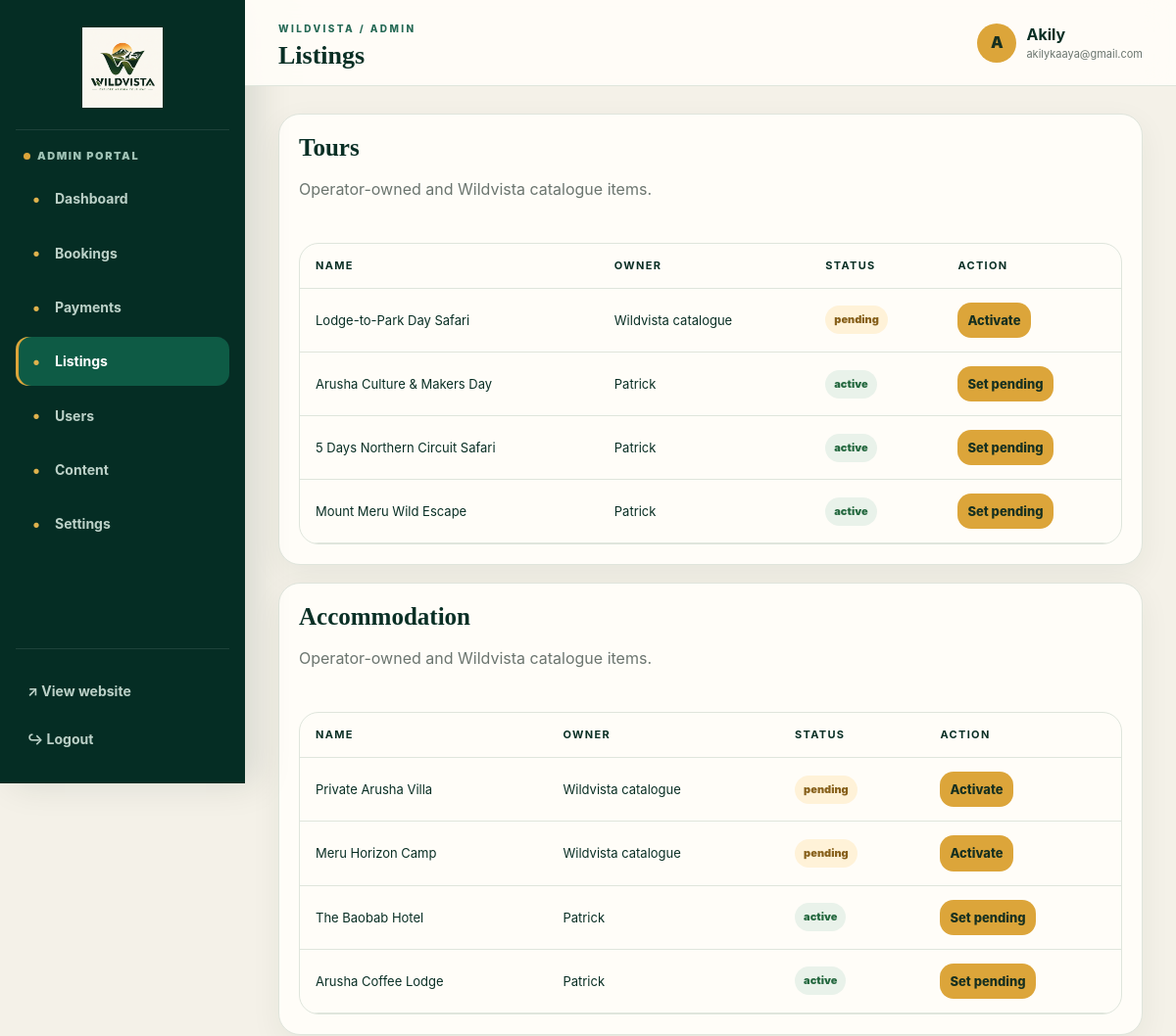
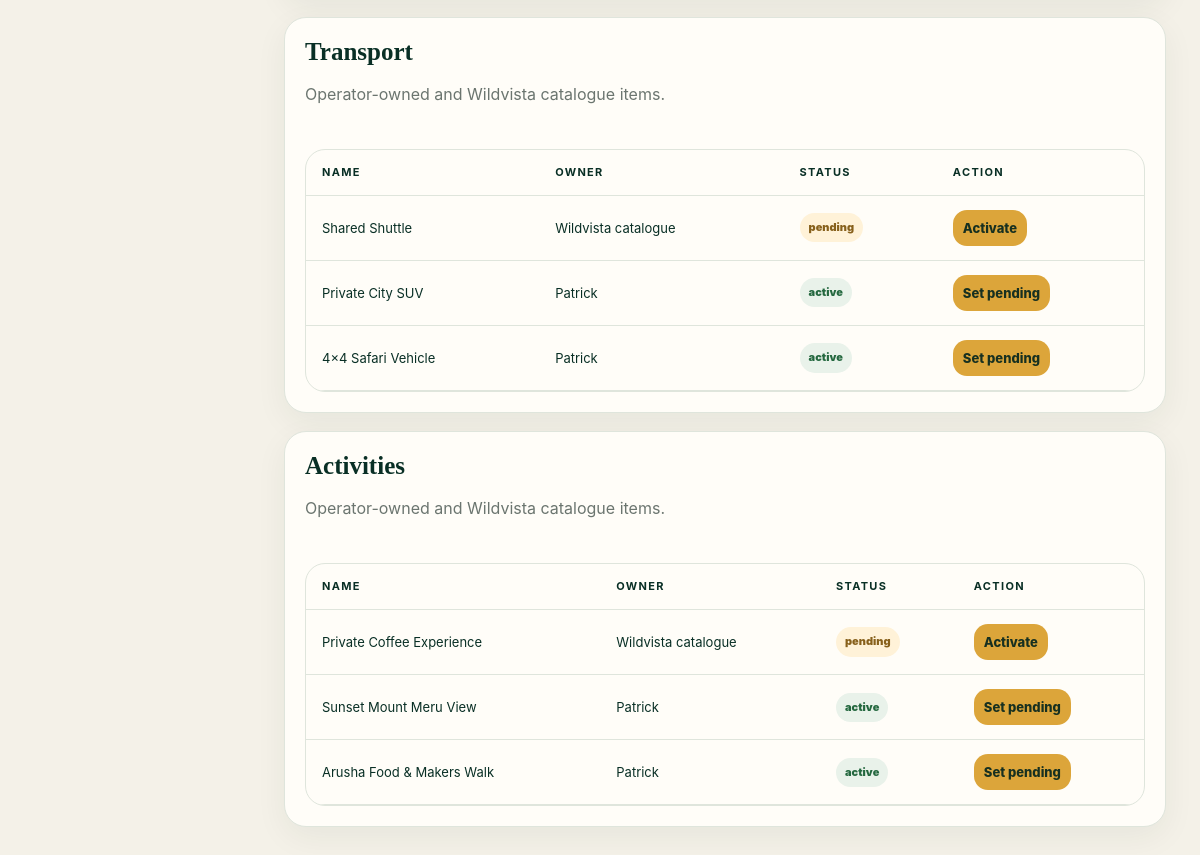
The app's page /Older/Cached/admin/index.php?tab=listings (signed in) with its own data (2 pictures, top to bottom).
### tables this page shows
CREATE TABLE users (
 id INT AUTO_INCREMENT PRIMARY KEY,
 name VARCHAR(120) NOT NULL,
 email VARCHAR(190) NOT NULL UNIQUE,
 phone VARCHAR(40) NULL,
 password_hash VARCHAR(255) NOT NULL,
 role ENUM('admin','operator','customer') NOT NULL DEFAULT 'customer',
 status ENUM('active','pending','suspended') NOT NULL DEFAULT 'active',
 created_at DATETIME NOT NULL DEFAULT CURRENT_TIMESTAMP
);

CREATE TABLE tours (
 id INT AUTO_INCREMENT PRIMARY KEY,
 operator_id INT NULL,
 destination_id INT NULL,
 title VARCHAR(180) NOT NULL,
 slug VARCHAR(200) NOT NULL UNIQUE,
 short_description VARCHAR(255) NOT NULL,
 description TEXT NOT NULL,
 duration_days INT NOT NULL DEFAULT 1,
 base_price DECIMAL(12,2) NOT NULL DEFAULT 0,
 price_type ENUM('per_person','per_group') NOT NULL DEFAULT 'per_person',
 max_guests INT NOT NULL DEFAULT 6,
 image VARCHAR(255) NULL,
 status ENUM('active','pending','draft','rejected') NOT NULL DEFAULT 'pending',
 featured TINYINT(1) NOT NULL DEFAULT 0,
 created_at DATETIME NOT NULL DEFAULT CURRENT_TIMESTAMP,
 FOREIGN KEY(operator_id) REFERENCES users(id) ON DELETE SET NULL,
 FOREIGN KEY(destination_id) REFERENCES destinations(id) ON DELETE SET NULL
);

CREATE TABLE accommodations (
 id INT AUTO_INCREMENT PRIMARY KEY,
 operator_id INT NULL,
 name VARCHAR(180) NOT NULL,
 type VARCHAR(80) NOT NULL,
 location VARCHAR(180) NOT NULL,
 description TEXT NOT NULL,
 amenities TEXT NULL,
 price_per_night DECIMAL(12,2) NOT NULL DEFAULT 0,
 max_guests INT NOT NULL DEFAULT 2,
 image VARCHAR(255) NULL,
 status ENUM('active','pending','draft','rejected') NOT NULL DEFAULT 'pending',
 created_at DATETIME NOT NULL DEFAULT CURRENT_TIMESTAMP,
 FOREIGN KEY(operator_id) REFERENCES users(id) ON DELETE SET NULL
);

CREATE TABLE transports (
 id INT AUTO_INCREMENT PRIMARY KEY,
 operator_id INT NULL,
 name VARCHAR(180) NOT NULL,
 type VARCHAR(80) NOT NULL,
 description TEXT NOT NULL,
 capacity INT NOT NULL DEFAULT 4,
 pickup_area VARCHAR(180) NULL,
 price DECIMAL(12,2) NOT NULL DEFAULT 0,
 image VARCHAR(255) NULL,
 status ENUM('active','pending','draft','rejected') NOT NULL DEFAULT 'pending',
 created_at DATETIME NOT NULL DEFAULT CURRENT_TIMESTAMP,
 FOREIGN KEY(operator_id) REFERENCES users(id) ON DELETE SET NULL
);

CREATE TABLE activities (
 id INT AUTO_INCREMENT PRIMARY KEY,
 operator_id INT NULL,
 name VARCHAR(180) NOT NULL,
 description TEXT NOT NULL,
 duration_hours DECIMAL(5,1) NOT NULL DEFAULT 2,
 price DECIMAL(12,2) NOT NULL DEFAULT 0,
 image VARCHAR(255) NULL,
 status ENUM('active','pending','draft','rejected') NOT NULL DEFAULT 'pending',
 created_at DATETIME NOT NULL DEFAULT CURRENT_TIMESTAMP,
 FOREIGN KEY(operator_id) REFERENCES users(id) ON DELETE SET NULL
);

### app/core/functions.php (called while the page is built, shortened)
<?php
require_once __DIR__ . '/../config/config.php';
function e(?string $v): string { return htmlspecialchars($v ?? '', ENT_QUOTES, 'UTF-8'); }
function url(string $path=''): string { return rtrim(BASE_PATH, '/') . '/' . ltrim($path, '/'); }
function current_user(): ?array {
    static $u;
    if ($u) return $u;
    $id = (int)$_SESSION['user_id'];
    $st = db()->prepare('SELECT * FROM users WHERE id=? LIMIT 1'); $st->bind_param('i',$id); $st->execute(); $u=$st->get_result()->fetch_assoc();
    return $u ?: null;
}
function require_role(array $roles): array { $u=current_user(); if(!$u) redirect('login.php'); if(($u['status']??'suspended')!=='active'||!in_array($u['role'],$roles,true)) { logout_user(); redirect('index.php'); } return $u; }
function query(string $sql, string $types='', array $params=[]): mysqli_result|bool { $st=db()->prepare($sql); if($types){$refs=[];foreach($params as $k=>$_){$refs[$k]=&$params[$k];}array_unshift($refs,$types);$st->bind_param(...$refs);} $st->execute(); return $st->get_result(); }

### app/config/config.php (called while the page is built, shortened)
<?php
function db(): mysqli {
    static $db;
    if ($db instanceof mysqli) return $db;
    $db = new mysqli(DB_HOST, DB_USER, DB_PASS, DB_NAME);
    $db->set_charset('utf8mb4');
    return $db;
}

### Older/Cached/admin/index.php (the view, shortened to what this page needs)
<?php
$u=require_role(['admin']);
$tab=$_GET['tab']??'overview'; $action=$_POST['action']??'';
$stats=['tours'=>query("SELECT COUNT(*) n FROM tours WHERE status='active'")->fetch_assoc()['n'],'bookings'=>query("SELECT COUNT(*) n FROM bookings")->fetch_assoc()['n'],'pending_payments'=>query("SELECT COUNT(*) n FROM payments WHERE status='pending'")->fetch_assoc()['n'],'operators'=>query("SELECT COUNT(*) n FROM users WHERE role='operator' AND status='active'")->fetch_assoc()['n']];
$bookings=query("SELECT b.*,t.title tour FROM bookings b JOIN tours t ON t.id=b.tour_id ORDER BY b.id DESC LIMIT 30")->fetch_all(MYSQLI_ASSOC);
$users=query("SELECT * FROM users ORDER BY created_at DESC")->fetch_all(MYSQLI_ASSOC);
$tours=query("SELECT t.*,u.name operator_name FROM tours t LEFT JOIN users u ON u.id=t.operator_id ORDER BY t.id DESC")->fetch_all(MYSQLI_ASSOC);
$acc=query("SELECT a.*,u.name operator_name FROM accommodations a LEFT JOIN users u ON u.id=a.operator_id ORDER BY a.id DESC")->fetch_all(MYSQLI_ASSOC);
$trs=query("SELECT t.*,u.name operator_name FROM transports t LEFT JOIN users u ON u.id=t.operator_id ORDER BY t.id DESC")->fetch_all(MYSQLI_ASSOC);
$acts=query("SELECT a.*,u.name operator_name FROM activities a LEFT JOIN users u ON u.id=a.operator_id ORDER BY a.id DESC")->fetch_all(MYSQLI_ASSOC);
$title=['overview'=>'Dashboard','bookings'=>'Bookings','payments'=>'Payments & Verification','listings'=>'Listings','users'=>'Users & Operators','content'=>'Arusha Content','settings'=>'System Settings'][$tab]??'Admin Dashboard';
require __DIR__.'/../app/views/portal_header.php';
?>
<?php if($tab==='overview'): ?>
<div class="portal-hero"><div class="eyebrow">Owner control centre</div><h2 style="font:800 48px Georgia,serif;margin:8px 0;max-width:680px">Wildvista command centre, <?=e($u['name'])?>.</h2><p style="max-width:640px;color:#d9e9e2">Control Arusha inventory, bookings, payments, operators and the live customer experience from one place.</p></div>
<div class="portal-grid-4" style="margin-top:18px"><div class="metric-card"><span class="metric-label">ACTIVE TOURS</span><div class="metric"><?=$stats['tours']?></div></div><div class="metric-card"><span class="metric-label">TOTAL BOOKINGS</span><div class="metric"><?=$stats['bookings']?></div></div><div class="metric-card"><span class="metric-label">PENDING PAYMENTS</span><div class="metric"><?=$stats['pending_payments']?></div></div><div class="metric-card"><span class="metric-label">ACTIVE OPERATORS</span><div class="metric"><?=$stats['operators']?></div></div></div>
<div class="portal-grid-2" style="margin-top:18px"><div class="portal-card"><div class="section-head"><div><h2>Recent bookings</h2><p class="muted">Latest customer activity.</p></div><a href="?tab=bookings">View all →</a></div><div class="table-wrap"><table><tr><th>Customer</th><th>Trip</th><th>Status</th><th>Total</th></tr><?php foreach(array_slice($bookings,0,8) as $b): ?><tr><td><?=e($b['customer_name'])?></td><td><?=e($b['tour'])?></td><td><span class="tag <?=($b['status']==='pending_payment'?'pending':($b['status']==='cancelled'?'danger':''))?>"><?=e(str_replace('_',' ',$b['status']))?></span></td><td><?=money((float)$b['total_amount'])?></td></tr><?php endforeach; ?></table></div></div><div class="portal-card"><h2>Quick actions</h2><p class="muted">Jump straight into owner tasks.</p><div class="quick-actions"><a class="quick-action" href="?tab=payments"><strong>✓ Verify payments</strong><small class="muted">Review submitted transaction IDs.</small></a><a class="quick-action" href="?tab=listings"><strong>◈ Manage listings</strong><small class="muted">Activate pending catalogue items.</small></a><a class="quick-action" href="?tab=users"><strong>♙ Operators</strong><small class="muted">Approve partner accounts.</small></a><a class="quick-action" href="?tab=settings"><strong>⚙ Payment settings</strong><small class="muted">Set numbers and PayPal details.</small></a></div></div></div>
<?php elseif($tab==='listings'): ?>
<?php $groups=[['Tours',$tours,'tours','title'],['Accommodation',$acc,'accommodations','name'],['Transport',$trs,'transports','name'],['Activities',$acts,'activities','name']]; foreach($groups as $g): ?><div class="portal-card" style="margin-bottom:18px"><div class="section-head"><div><h2><?=e($g[0])?></h2><p class="muted">Operator-owned and Wildvista catalogue items.</p></div></div><div class="table-wrap"><table><tr><th>Name</th><th>Owner</th><th>Status</th><th>Action</th></tr><?php foreach($g[1] as $r): ?><tr><td><?=e($r[$g[3]])?></td><td><?=e($r['operator_name']??'Wildvista catalogue')?></td><td><span class="tag <?=($r['status']!=='active'?'pending':'')?>"><?=e($r['status'])?></span></td><td><form method="post"><?=csrf_field()?><input type="hidden" name="action" value="toggle_listing"><input type="hidden" name="table" value="<?=e($g[2])?>"><input type="hidden" name="id" value="<?=$r['id']?>"><input type="hidden" name="new_status" value="<?=$r['status']==='active'?'pending':'active'?>"><button class="btn" style="padding:8px 10px"><?=$r['status']==='active'?'Set pending':'Activate'?></button></form></td></tr><?php endforeach; ?></table></div></div><?php endforeach; ?>
<?php endif; ?>
<?php require __DIR__.'/../app/views/portal_footer.php'; ?>

### app/views/portal_header.php (shortened to what this page needs)
<?php
$u=current_user();
$title=$title ?? 'Dashboard';
$role=$u['role'] ?? 'customer';
$tab=$tab ?? '';
$nav = $role==='admin' ? [
 ['overview','Dashboard','admin/index.php?tab=overview'],['bookings','Bookings','admin/index.php?tab=bookings'],['payments','Payments','admin/index.php?tab=payments'],['listings','Listings','admin/index.php?tab=listings'],['users','Users','admin/index.php?tab=users'],['content','Content','admin/index.php?tab=content'],['settings','Settings','admin/index.php?tab=settings']
] : ($role==='operator' ? [
 ['overview','Dashboard','operator/index.php?tab=overview'],['tours','My Tours','operator/index.php?tab=tours'],['services','Accommodation & Transport','operator/index.php?tab=services'],['bookings','Bookings','operator/index.php?tab=bookings'],['profile','Profile','operator/index.php?tab=profile']
] : [
 ['overview','Dashboard','customer/index.php'],['bookings','My Bookings','customer/index.php'],['profile','Profile','customer/index.php?tab=profile']
]);
?>
<!doctype html><html lang="en"><head><link rel="stylesheet" href="<?=url('assets/css/app.css')?>"></head><body class="portal-body">
<div class="portal-shell">
<aside class="portal-side">
 <a class="portal-brand" href="<?=url('index.php')?>"><img src="<?=url('assets/img/wildvista-mark.png')?>" alt="Wildvista"></a>
 <div class="portal-role"><span class="role-dot"></span><?=e(ucfirst($role))?> Portal</div>
 <nav class="portal-nav"><?php foreach($nav as $n): ?><a class="<?=($tab===$n[0] || ($role==='customer' && $n[0]==='overview' && !$tab))?'active':''?>" href="<?=url($n[2])?>"><span class="nav-icon">•</span><?=e($n[1])?></a><?php endforeach; ?></nav>
 <div class="portal-side-bottom"><a href="<?=url('index.php')?>">↗ View website</a><a href="<?=url('/logout.php')?>">↪ Logout</a></div>
</aside>
<main class="portal-main">
 <header class="portal-top"><div class="portal-top-title"><span class="mobile-menu">☰</span><div><span class="eyebrow">Wildvista / <?=e(ucfirst($role))?></span><h1><?=e($title)?></h1></div></div><div class="portal-user"><div class="avatar"><?=e(strtoupper(substr($u['name']??'W',0,1)))?></div><div><strong><?=e($u['name']??'User')?></strong><small><?=e($u['email']??'')?></small></div></div></header>
<div class="portal-content">

### assets/css/app.css (style rules this page uses)
:root { --ink:#092f25; --deep:#06382c; --green:#0f5a45; --gold:#dca53a; --cream:#f5f1e8; --paper:#fffdf8; --muted:#6b756f; --line:#dfe5dc; --danger:#b94a44; --success:#3c8b63; --shadow:0 18px 50px rgba(5,45,34,.12); --radius:24px; }
* { box-sizing:border-box; }
html { scroll-behavior:smooth; }
body { margin:0; font-family:Inter,system-ui,-apple-system,BlinkMacSystemFont,"Segoe UI",sans-serif; background:var(--cream); color:var(--ink); line-height:1.55; }
img { max-width:100%; }
button, input, textarea, select { font:inherit; }
button { cursor:pointer; }
a { color:inherit; }
.eyebrow { text-transform:uppercase; letter-spacing:.24em; font-size:12px; font-weight:800; opacity:.9; }
.searchbox button, .btn { border:0; cursor:pointer; border-radius:14px; padding:14px 20px; font-weight:800; background:var(--gold); color:#173020; text-decoration:none; display:inline-flex; align-items:center; justify-content:center; transition: transform .2s ease, box-shadow .2s ease; }
.section-head { display:flex; align-items:end; justify-content:space-between; gap:20px; margin-bottom:26px; }
.muted { color:var(--muted); }
.tag { display:inline-flex; padding:6px 9px; border-radius:999px; font-size:11px; font-weight:900; background:#e9f2ea; color:#24683f; }
.tag.pending { background:#fff2d8; color:#87601b; }
.table-wrap { overflow:auto; background:var(--paper); border-radius:20px; border:1px solid var(--line); }
table { width:100%; border-collapse:collapse; min-width:720px; }
th, td { padding:14px 16px; border-bottom:1px solid var(--line); text-align:left; font-size:13px; }
th { font-size:11px; text-transform:uppercase; letter-spacing:.12em; }
.portal-body { background:#f4f1e8; }
.portal-shell { min-height:100vh; display:grid; grid-template-columns: 250px 1fr; }
.portal-side { position:sticky; top:0; height:100vh; background:#052d24; color:#dcebe4; padding:22px 16px; display:flex; flex-direction:column; box-shadow: 12px 0 35px rgba(5,45,36,.12); }
.portal-brand { display:flex; align-items:center; justify-content:center; gap:10px; color:#fff; text-decoration:none; font-weight:950; letter-spacing:.08em; padding:6px 8px 22px; border-bottom: 1px solid rgba(255,255,255,.1); }
.portal-brand img { width:82px; height:82px; object-fit:contain; display:block; }
.portal-role { margin:18px 8px 10px; color:#9fc2b5; font-size:11px; text-transform:uppercase; letter-spacing:.14em; font-weight:900; }
.role-dot { display:inline-block; width:7px; height:7px; border-radius:50%; background:var(--gold); margin-right:7px; }
.portal-nav { display:grid; gap:5px; }
.portal-nav a, .portal-side-bottom a { display:flex; align-items:center; gap:10px; padding:12px; border-radius:13px; color:#bcd1c8; text-decoration:none; font-size:14px; font-weight:750; transition:.2s; }
.portal-nav a:hover, .portal-nav a.active { background:#0e5b45; color:#fff; }
.portal-nav a.active { box-shadow: inset 3px 0 0 var(--gold); }
.nav-icon { width:18px; color:#e0b24d; font-size:17px; text-align:center; }
.portal-side-bottom { margin-top:auto; display:grid; gap:4px; padding-top:20px; border-top: 1px solid rgba(255,255,255,.1); }
.portal-main { min-width:0; }
.portal-top { height:88px; background: rgba(255,253,248,.92); backdrop-filter:blur(16px); border-bottom:1px solid var(--line); display:flex; align-items:center; justify-content:space-between; padding:0 34px; position:sticky; top:0; z-index:40; }
.portal-top-title { display:flex; align-items:center; gap:14px; }
.portal-top h1 { font:800 26px Georgia,serif; margin:3px 0 0; }
.portal-top .eyebrow { color:var(--green); font-size:10px; }
.portal-user { display:flex; align-items:center; gap:10px; }
.portal-user small { display:block; color:var(--muted); font-size:11px; }
.avatar { width:40px; height:40px; border-radius:50%; display:grid; place-items:center; background:var(--gold); color:#173020; font-weight:950; }
.portal-content { padding:28px 34px 60px; }
.portal-card { background:var(--paper); border:1px solid var(--line); border-radius:22px; box-shadow: 0 10px 32px rgba(5,45,34,.06); padding:20px; }
.portal-card h2 { font:800 25px Georgia,serif; margin:0 0 5px; }

### records on screen
users: role "ADMIN", name "A", name "Akily", email "akilykaaya@gmail.com"
tours: title "Lodge-to-Park Day Safari", operator_name "Wildvista catalogue", status "pending", shows "Activate"
tours: title "Arusha Culture & Makers Day", operator.name "Patrick", status "active", shows "Set pending"
tours: title "5 Days Northern Circuit Safari", operator.name "Patrick", status "active", shows "Set pending"
tours: title "Mount Meru Wild Escape", operator.name "Patrick", status "active", shows "Set pending"
accommodations: name "Private Arusha Villa", operator_name "Wildvista catalogue", status "pending", shows "Activate"
accommodations: name "Meru Horizon Camp", operator_name "Wildvista catalogue", status "pending", shows "Activate"
accommodations: name "The Baobab Hotel", operator.name "Patrick", status "active", shows "Set pending"
accommodations: name "Arusha Coffee Lodge", operator.name "Patrick", status "active", shows "Set pending"
transports: name "Shared Shuttle", operator_name "Wildvista catalogue", status "pending", shows "Activate"
transports: name "Private City SUV", operator.name "Patrick", status "active", shows "Set pending"
transports: name "4×4 Safari Vehicle", operator.name "Patrick", status "active", shows "Set pending"
activities: name "Private Coffee Experience", operator_name "Wildvista catalogue", status "pending", shows "Activate"
activities: name "Sunset Mount Meru View", operator.name "Patrick", status "active", shows "Set pending"
activities: name "Arusha Food & Makers Walk", operator.name "Patrick", status "active", shows "Set pending"

### other values on screen
$n[1] "Dashboard"
$n[1] "Bookings"
$n[1] "Payments"
$n[1] "Listings"
$n[1] "Users"
$n[1] "Content"
$n[1] "Settings"
$title "Listings"
$g[0] "Tours"
$g[0] "Accommodation"
$g[0] "Transport"
$g[0] "Activities"
